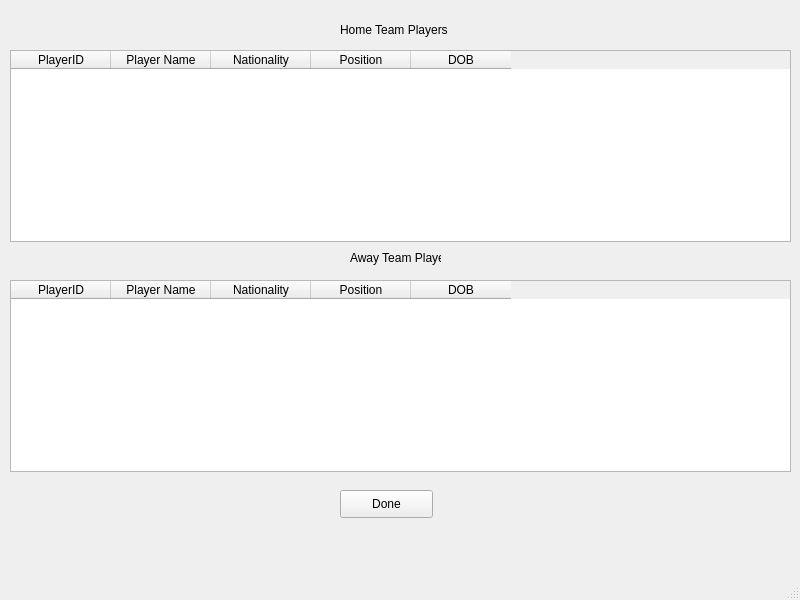
<?xml version="1.0" encoding="UTF-8"?>
<ui version="4.0">
 <class>MainWindow</class>
 <widget class="QMainWindow" name="MainWindow">
  <property name="geometry">
   <rect>
    <x>0</x>
    <y>0</y>
    <width>800</width>
    <height>600</height>
   </rect>
  </property>
  <property name="windowTitle">
   <string>MainWindow</string>
  </property>
  <widget class="QWidget" name="centralwidget">
   <widget class="QLabel" name="label">
    <property name="geometry">
     <rect>
      <x>340</x>
      <y>20</y>
      <width>121</width>
      <height>20</height>
     </rect>
    </property>
    <property name="text">
     <string>Home Team Players</string>
    </property>
   </widget>
   <widget class="QLabel" name="label_2">
    <property name="geometry">
     <rect>
      <x>350</x>
      <y>250</y>
      <width>91</width>
      <height>16</height>
     </rect>
    </property>
    <property name="text">
     <string>Away Team Players</string>
    </property>
   </widget>
   <widget class="QTableWidget" name="tableWidget">
    <property name="geometry">
     <rect>
      <x>10</x>
      <y>50</y>
      <width>781</width>
      <height>192</height>
     </rect>
    </property>
    <column>
     <property name="text">
      <string>PlayerID</string>
     </property>
    </column>
    <column>
     <property name="text">
      <string>Player Name</string>
     </property>
    </column>
    <column>
     <property name="text">
      <string>Nationality</string>
     </property>
    </column>
    <column>
     <property name="text">
      <string>Position</string>
     </property>
    </column>
    <column>
     <property name="text">
      <string>DOB</string>
     </property>
    </column>
   </widget>
   <widget class="QPushButton" name="pushButton_3">
    <property name="geometry">
     <rect>
      <x>340</x>
      <y>490</y>
      <width>93</width>
      <height>28</height>
     </rect>
    </property>
    <property name="text">
     <string>Done</string>
    </property>
   </widget>
   <widget class="QTableWidget" name="tableWidget_2">
    <property name="geometry">
     <rect>
      <x>10</x>
      <y>280</y>
      <width>781</width>
      <height>192</height>
     </rect>
    </property>
    <column>
     <property name="text">
      <string>PlayerID</string>
     </property>
    </column>
    <column>
     <property name="text">
      <string>Player Name</string>
     </property>
    </column>
    <column>
     <property name="text">
      <string>Nationality</string>
     </property>
    </column>
    <column>
     <property name="text">
      <string>Position</string>
     </property>
    </column>
    <column>
     <property name="text">
      <string>DOB</string>
     </property>
    </column>
   </widget>
  </widget>
  <widget class="QMenuBar" name="menubar">
   <property name="geometry">
    <rect>
     <x>0</x>
     <y>0</y>
     <width>800</width>
     <height>26</height>
    </rect>
   </property>
  </widget>
  <widget class="QStatusBar" name="statusbar"/>
 </widget>
 <resources/>
 <connections/>
</ui>
